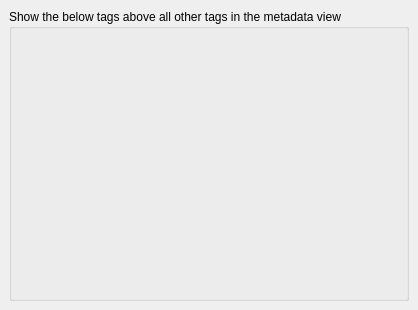
<?xml version="1.0" encoding="UTF-8"?>
<ui version="4.0">
 <class>InterfaceTopTagsOptionsPage</class>
 <widget class="QWidget" name="InterfaceTopTagsOptionsPage">
  <property name="geometry">
   <rect>
    <x>0</x>
    <y>0</y>
    <width>418</width>
    <height>310</height>
   </rect>
  </property>
  <layout class="QVBoxLayout">
   <property name="spacing">
    <number>6</number>
   </property>
   <property name="leftMargin">
    <number>9</number>
   </property>
   <property name="topMargin">
    <number>9</number>
   </property>
   <property name="rightMargin">
    <number>9</number>
   </property>
   <property name="bottomMargin">
    <number>9</number>
   </property>
   <item>
    <widget class="QGroupBox" name="groupBox">
     <property name="title">
      <string>Show the below tags above all other tags in the metadata view</string>
     </property>
     <layout class="QVBoxLayout" name="verticalLayout">
      <item>
       <widget class="TagListEditor" name="top_tags_list" native="true">
        <property name="sizePolicy">
         <sizepolicy hsizetype="Preferred" vsizetype="Expanding">
          <horstretch>0</horstretch>
          <verstretch>0</verstretch>
         </sizepolicy>
        </property>
       </widget>
      </item>
     </layout>
    </widget>
   </item>
  </layout>
 </widget>
 <customwidgets>
  <customwidget>
   <class>TagListEditor</class>
   <extends>QWidget</extends>
   <header>picard.ui.widgets.taglisteditor</header>
   <container>1</container>
  </customwidget>
 </customwidgets>
 <resources/>
 <connections/>
</ui>
